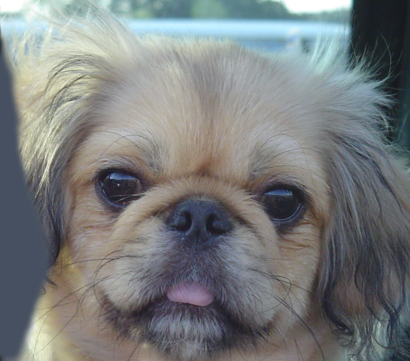
#> input picture IMages/dog.bmp, 410 x 361 px, found by its file name
$ python Image.py
#> lines starting #> are read from the running program, lines starting #| are printed output that depends on the picture
import numpy as np
import cv2 as cv
from matplotlib import pyplot as plt
from matplotlib.widgets import Slider

img = cv.imread('IMages\dog.bmp')
#> img is the input picture: shape (361, 410, 3); mean B, G, R 125, 124.5, 121.2
img2 = cv.imread('IMages\south_L-150x150.png')
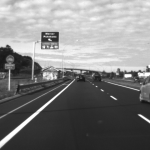
#> input picture IMages/south_L-150x150.png, 150 x 150 px, found by its file name
#> img2 is the input picture: shape (150, 150, 3); min 21, max 255, mean 127.2
hist= plt.hist(img.ravel(),256,[0,256])
hist2= plt.hist(img2.ravel(),256,[0,256])

# Read the image
img = cv.imread("IMages\dog.bmp")

# Create figure and axis
fig, ax = plt.subplots()
plt.subplots_adjust(bottom=0.5)
fig.set_size_inches(10,10)
ax1 = fig.add_subplot(2, 2, 1)
ax2 = fig.add_subplot(2, 2, 2)
ax3 = fig.add_subplot(2, 2, 3)
ax4 = fig.add_subplot(2, 2, 4)

# Display the image

im = ax1.imshow(cv.cvtColor(img, cv.COLOR_BGR2RGB))
im2 = ax2.imshow(cv.cvtColor(img2, cv.COLOR_BGR2RGB))
ax3.hist(img.ravel(), bins=256, color = 'r')
ax4.hist(img2.ravel(), bins=256, color = 'g')
# Create contrast and brightness sliders
ax_c = plt.axes([0.25, 0.1, 0.65, 0.03], facecolor='lightgoldenrodyellow')
ax_b = plt.axes([0.25, 0.15, 0.65, 0.03], facecolor='lightgoldenrodyellow')

s_c = Slider(ax_c, 'Contrast', 0.5, 2.0, valinit=1)
s_b = Slider(ax_b, 'Brightness', -0.5, 0.5, valinit=0)

ax_d = plt.axes([0.25, 0.2, 0.65, 0.03], facecolor='lightgoldenrodyellow')
ax_e = plt.axes([0.25, 0.25, 0.65, 0.03], facecolor='lightgoldenrodyellow')

s_d = Slider(ax_d, 'Contrast', 0.5, 2.0, valinit=1)
s_e = Slider(ax_e, 'Brightness', -0.5, 0.5, valinit=0)

# Define update function
def update(val):
    contrast = s_c.val
    brightness = s_b.val
    img_c = img.copy()
    img_c = cv.convertScaleAbs(img_c, alpha=contrast, beta=brightness*255)
    im.set_data(cv.cvtColor(img_c, cv.COLOR_BGR2RGB))
    fig.canvas.draw_idle()

# Connect update function to sliders
s_c.on_changed(update)
s_b.on_changed(update)

def update1(val):
    contrast = s_d.val
    brightness = s_e.val
    img_c = img2.copy()
    img_c = cv.convertScaleAbs(img_c, alpha=contrast, beta=brightness*255)
    im2.set_data(cv.cvtColor(img_c, cv.COLOR_BGR2RGB))
    fig.canvas.draw_idle()

# Connect update function to sliders
s_d.on_changed(update1)
s_e.on_changed(update1)

# Show the figure
plt.show()
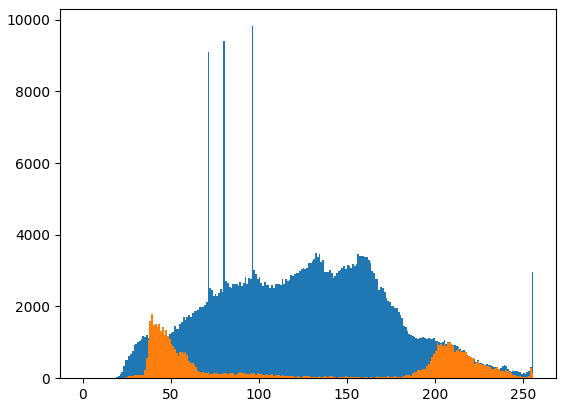
#> figure drawn by matplotlib, 1 panel; tallest bar 9817 high, from x = 96 to 97; tallest bar 1791 high, from x = 39 to 40
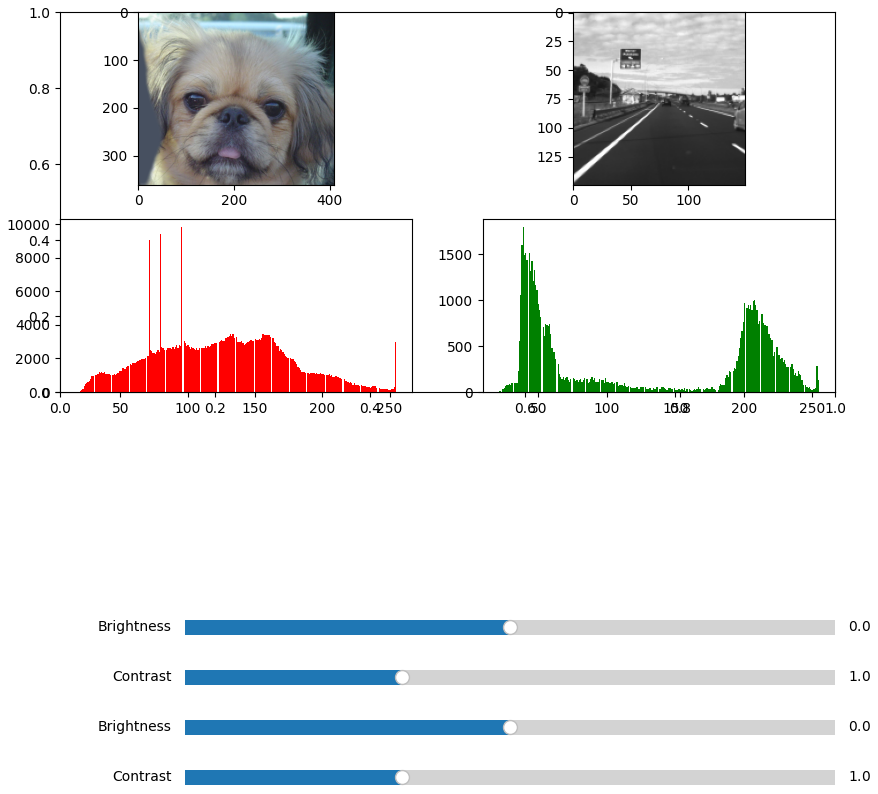
#> figure drawn by matplotlib, 8 panels; panel 3: tallest bar 9817 high, from x = 95.09 to 96.02; panel 4: tallest bar 1791 high, from x = 38.37 to 39.28
